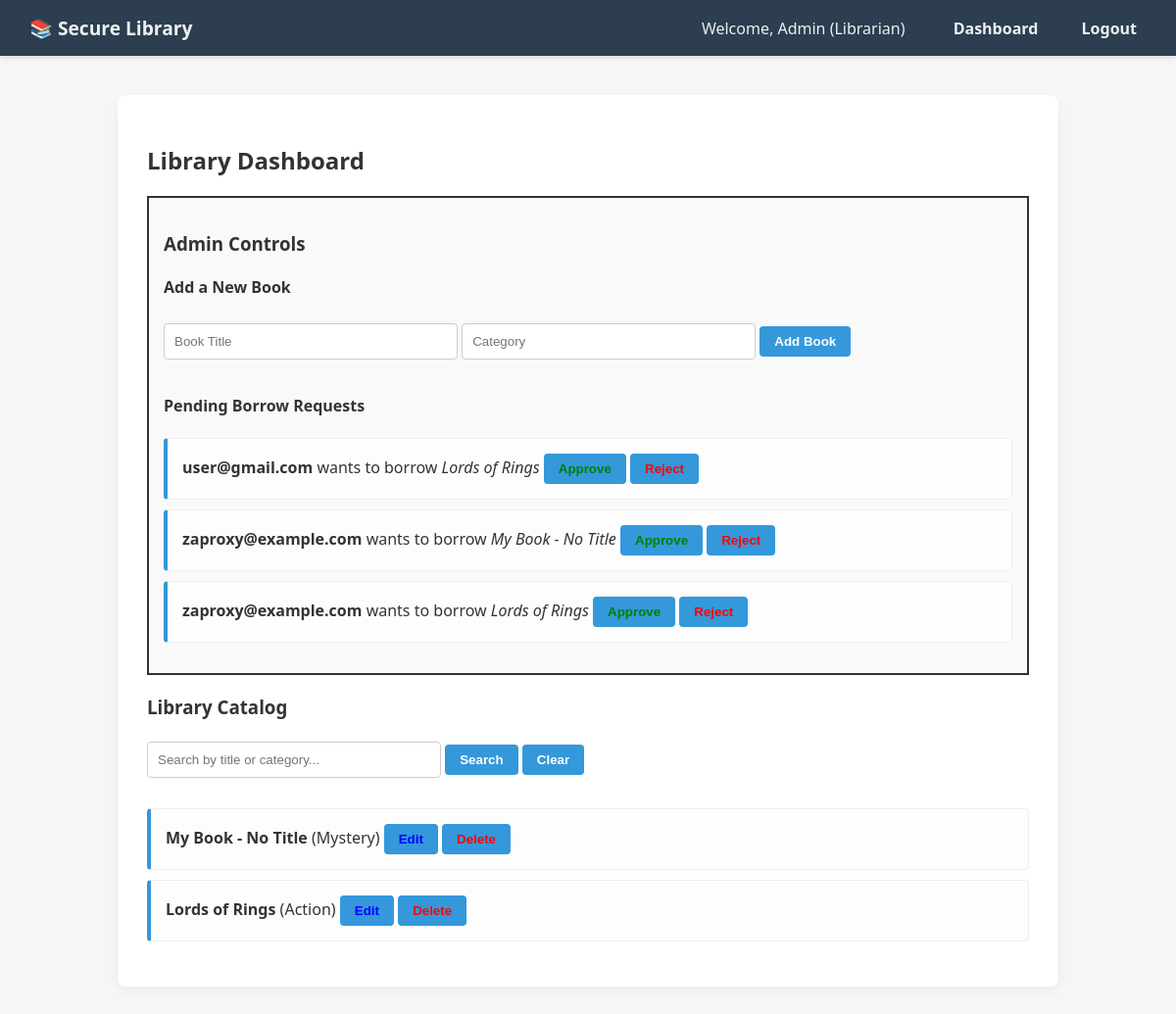
Page /dashboard (signed in) on the earlier database version.
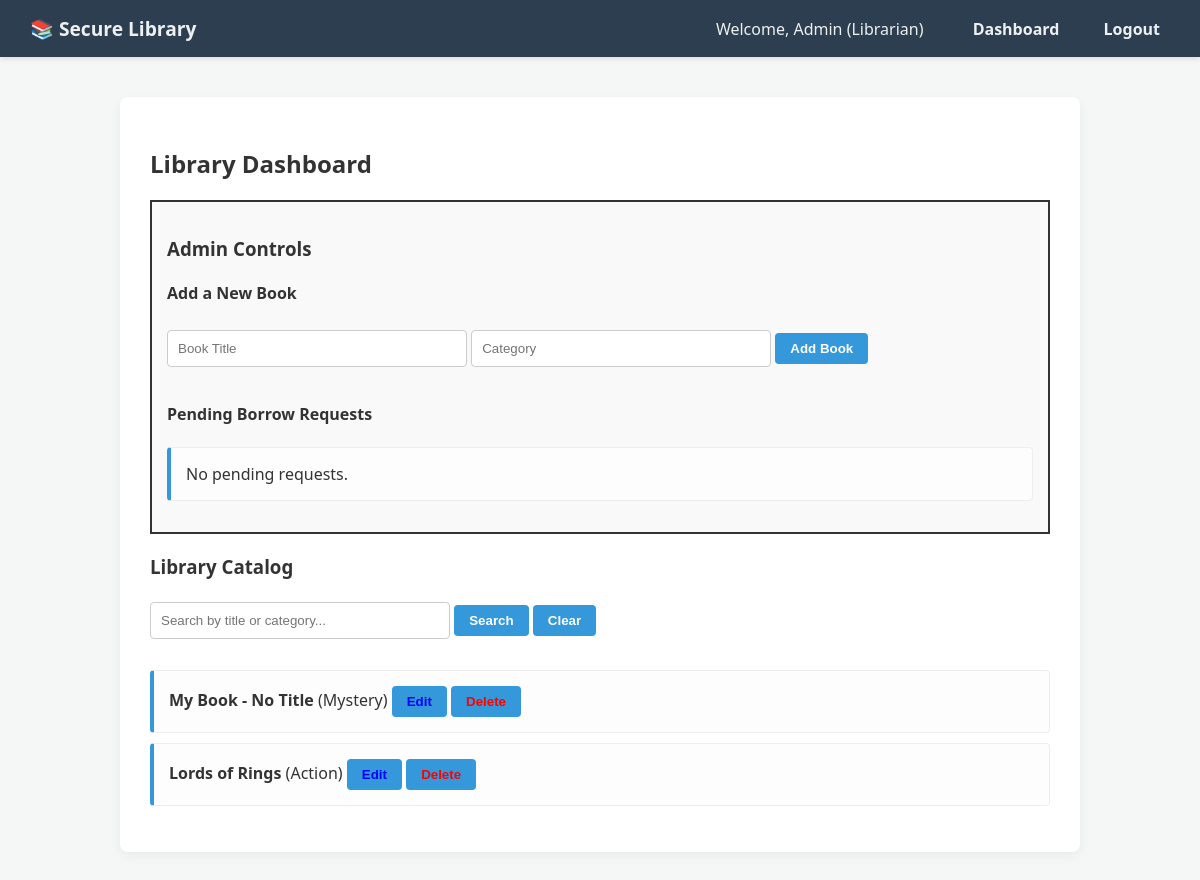
Same page on the later database version.
### app.py (models this page shows, shortened)
class User(UserMixin, db.Model):
    id = db.Column(db.Integer, primary_key=True)
    first_name = db.Column(db.String(100), nullable=False)
    last_name = db.Column(db.String(100), nullable=False)
    email = db.Column(db.String(150), unique=True, nullable=False)
    password_hash = db.Column(db.String(256), nullable=False)
    role = db.Column(db.String(50), default='User')

class BorrowRequest(db.Model):
    id = db.Column(db.Integer, primary_key=True)
    user_id = db.Column(db.Integer, db.ForeignKey('user.id'), nullable=False)
    book_id = db.Column(db.Integer, db.ForeignKey('book.id'), nullable=False)
    status = db.Column(db.String(50), default='Pending')

class Book(db.Model):
    id = db.Column(db.Integer, primary_key=True)
    title = db.Column(db.String(200), nullable=False)
    category = db.Column(db.String(100), nullable=False)
    is_available = db.Column(db.Boolean, default=True) # NEW: Tracks if the book is in stock

### app.py (the view)
@app.route('/dashboard', methods=['GET'])
@login_required
def dashboard():
    search_query = request.args.get('q', '')
    edit_id = request.args.get('edit_id')
    if search_query:
        books = Book.query.filter(
            (Book.title.ilike(f'%{search_query}%')) |
            (Book.category.ilike(f'%{search_query}%'))
        ).all()
    else:
        books = Book.query.all()
    admin_requests = []
    my_requests = []
    if current_user.role == 'Librarian':
        admin_requests = db.session.query(BorrowRequest, User.email, Book.title)\
            .join(User, BorrowRequest.user_id == User.id)\
            .join(Book, BorrowRequest.book_id == Book.id)\
            .filter(BorrowRequest.status == 'Pending').all()
    else:
        my_requests = db.session.query(BorrowRequest, Book.title)\
            .join(Book, BorrowRequest.book_id == Book.id)\
            .filter(BorrowRequest.user_id == current_user.id).all()
    return render_template('dashboard.html', books=books, search_query=search_query,
                           admin_requests=admin_requests, my_requests=my_requests, edit_id=edit_id)

### app.py (called while the page is built)
@login_manager.user_loader
def load_user(user_id):
    return User.query.get(int(user_id))

@app.after_request
def apply_security_headers(response):
    response.headers['X-Frame-Options'] = 'SAMEORIGIN'
    response.headers['X-Content-Type-Options'] = 'nosniff'
    response.headers['Content-Security-Policy'] = "default-src 'self'; style-src 'self' 'unsafe-inline'"
    return response

### templates/dashboard.html (shortened to what this page needs)
{% extends "base.html" %}
{% block content %}
<h2>Library Dashboard</h2>
{% if current_user.role == 'Librarian' %}
    <div style="border: 2px solid #333; padding: 15px; margin-bottom: 20px; background-color: #f9f9f9;">
        <h3>Admin Controls</h3>
        <h4>Add a New Book</h4>
        <form method="POST" action="/add_book" style="margin-bottom: 15px;">
            <input type="text" name="title" placeholder="Book Title" required>
            <input type="text" name="category" placeholder="Category" required>
            <button type="submit">Add Book</button>
        </form>
        <h4>Pending Borrow Requests</h4>
        <ul>
        {% for req, user_email, book_title in admin_requests %}
            <li>
                <strong>{{ user_email }}</strong> wants to borrow <em>{{ book_title }}</em>
                <form method="POST" action="/approve/{{ req.id }}" style="display:inline;">
                    <button type="submit" style="color: green;">Approve</button>
                </form>
                <form method="POST" action="/reject/{{ req.id }}" style="display:inline;">
                    <button type="submit" style="color: red;">Reject</button>
                </form>
            </li>
        {% else %}
            <li>No pending requests.</li>
        {% endfor %}
        </ul>
    </div>
{% endif %}
<h3>Library Catalog</h3>
<form method="GET" action="/dashboard" style="margin-bottom: 15px;">
    <input type="text" name="q" placeholder="Search by title or category..." value="{{ search_query }}">
    <button type="submit">Search</button>
    <a href="/dashboard"><button type="button">Clear</button></a>
</form>
<ul>
{% for book in books %}
    <li>
        {% if edit_id and edit_id|int == book.id and current_user.role == 'Librarian' %}
            <form method="POST" action="/edit_book/{{ book.id }}" style="display:inline;">
                <input type="hidden" name="csrf_token" value="{{ csrf_token() }}"/>
                <input type="text" name="title" value="{{ book.title }}" required>
                <input type="text" name="category" value="{{ book.category }}" required>
                <button type="submit" style="color: green;">Save</button>
                <a href="/dashboard"><button type="button">Cancel</button></a>
            </form>
        {% else %}
            <strong>{{ book.title }}</strong> ({{ book.category }})
            {% if current_user.role == 'Librarian' %}
            <a href="/dashboard?edit_id={{ book.id }}"><button type="button" style="color: blue;">Edit</button></a>
            <form method="POST" action="/delete_book/{{ book.id }}" style="display:inline;">
                <button type="submit" style="color: red;">Delete</button>
            </form>
            {% endif %}
        {% endif %}
    </li>
{% else %}
    <li>No books found.</li>
{% endfor %}
</ul>
{% endblock %}

### templates/base.html (shortened to what this page needs)
<!DOCTYPE html>
<html lang="en">
<head>
    <link rel="stylesheet" href="{{ url_for('static', filename='css/style.css') }}">
</head>
<body>
    <nav>
        <div>
            <strong style="font-size: 1.2em;">📚 Secure Library</strong>
        </div>
        <div>
        {% if current_user.is_authenticated %}
            <span style="margin-right: 15px;">Welcome, {{ current_user.first_name }} ({{ current_user.role }})</span>
            <a href="{{ url_for('dashboard') }}">Dashboard</a>
            <a href="{{ url_for('logout') }}">Logout</a>
        {% else %}
            <a href="{{ url_for('login') }}">Login</a>
            <a href="{{ url_for('register') }}">Register</a>
        {% endif %}
        </div>
    </nav>
    <div class="container">
        {% block content %}{% endblock %}
    </div>
</body>
</html>

### static/css/style.css (style rules this page uses)
body { background-image: url('../images/library-bg.jpg'); background-size: cover; background-attachment: fixed; background-position: center; background-color: #2c3e50; font-family: 'Segoe UI', Tahoma, Geneva, Verdana, sans-serif; margin: 0; padding: 0; }
.container { background-color: rgba(255, 255, 255, 0.9); border-radius: 10px; padding: 30px; margin-top: 50px; box-shadow: 0 4px 8px rgba(0,0,0,0.2); }

### templates/base.html (style rules this page uses)
body { font-family: 'Segoe UI', Tahoma, Geneva, Verdana, sans-serif; background-color: #f4f7f6; color: #333; margin: 0; padding: 0; }
nav { background-color: #2c3e50; color: #ecf0f1; padding: 15px 30px; display: flex; justify-content: space-between; align-items: center; box-shadow: 0 2px 5px rgba(0,0,0,0.1); }
nav a { color: #ecf0f1; text-decoration: none; margin-left: 20px; font-weight: 600; padding: 5px 10px; border-radius: 4px; transition: background 0.3s; }
.container { max-width: 900px; margin: 40px auto; padding: 30px; background-color: #ffffff; border-radius: 8px; box-shadow: 0 4px 12px rgba(0,0,0,0.05); }
input[type="text"], input[type="email"], input[type="password"] { padding: 10px; margin: 5px 0 15px 0; border: 1px solid #ccc; border-radius: 4px; width: 100%; max-width: 300px; box-sizing: border-box; }
button { background-color: #3498db; color: white; border: none; padding: 8px 15px; border-radius: 4px; cursor: pointer; font-weight: 600; transition: background 0.2s; }
ul { list-style-type: none; padding: 0; }
li { background: #fdfdfd; margin-bottom: 10px; padding: 15px; border-radius: 4px; border-left: 4px solid #3498db; border-bottom: 1px solid #eee; border-right: 1px solid #eee; border-top: 1px solid #eee; }

Differences in the rows shown:
no longer on this page (row edited): BorrowRequest: email "user@gmail.com", title "Lords of Rings"
no longer on this page (row edited): BorrowRequest: email "zaproxy@example.com", title "My Book - No Title"
no longer on this page (row edited): BorrowRequest: email "zaproxy@example.com", title "Lords of Rings"
Other differences:
text now shown: "No pending requests."
